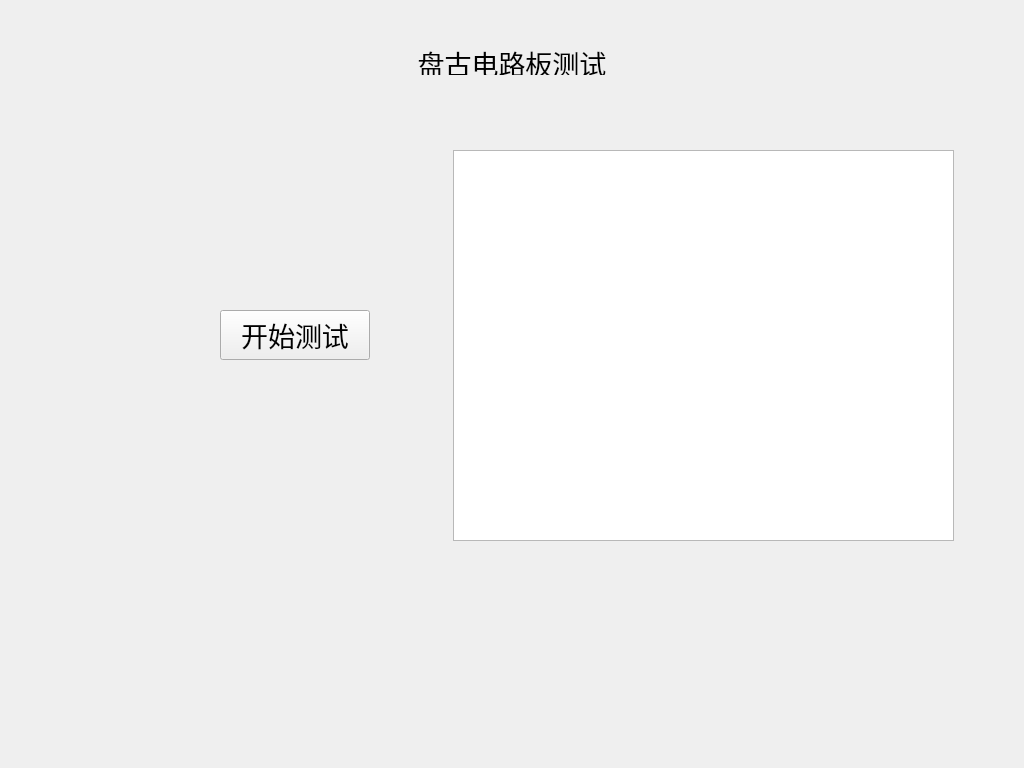
<?xml version="1.0" encoding="UTF-8"?>
<ui version="4.0">
 <class>PGBoardTestView</class>
 <widget class="QWidget" name="PGBoardTestView">
  <property name="geometry">
   <rect>
    <x>0</x>
    <y>0</y>
    <width>1024</width>
    <height>768</height>
   </rect>
  </property>
  <property name="windowTitle">
   <string>Form</string>
  </property>
  <widget class="QLabel" name="label">
   <property name="geometry">
    <rect>
     <x>412</x>
     <y>50</y>
     <width>200</width>
     <height>25</height>
    </rect>
   </property>
   <property name="font">
    <font>
     <pointsize>20</pointsize>
    </font>
   </property>
   <property name="text">
    <string>盘古电路板测试</string>
   </property>
   <property name="alignment">
    <set>Qt::AlignCenter</set>
   </property>
  </widget>
  <widget class="QPushButton" name="pushButton">
   <property name="geometry">
    <rect>
     <x>220</x>
     <y>310</y>
     <width>150</width>
     <height>50</height>
    </rect>
   </property>
   <property name="font">
    <font>
     <pointsize>20</pointsize>
    </font>
   </property>
   <property name="text">
    <string>开始测试</string>
   </property>
  </widget>
  <widget class="QTextEdit" name="textEdit">
   <property name="geometry">
    <rect>
     <x>453</x>
     <y>150</y>
     <width>501</width>
     <height>391</height>
    </rect>
   </property>
   <property name="font">
    <font>
     <pointsize>16</pointsize>
    </font>
   </property>
  </widget>
 </widget>
 <resources/>
 <connections/>
</ui>
